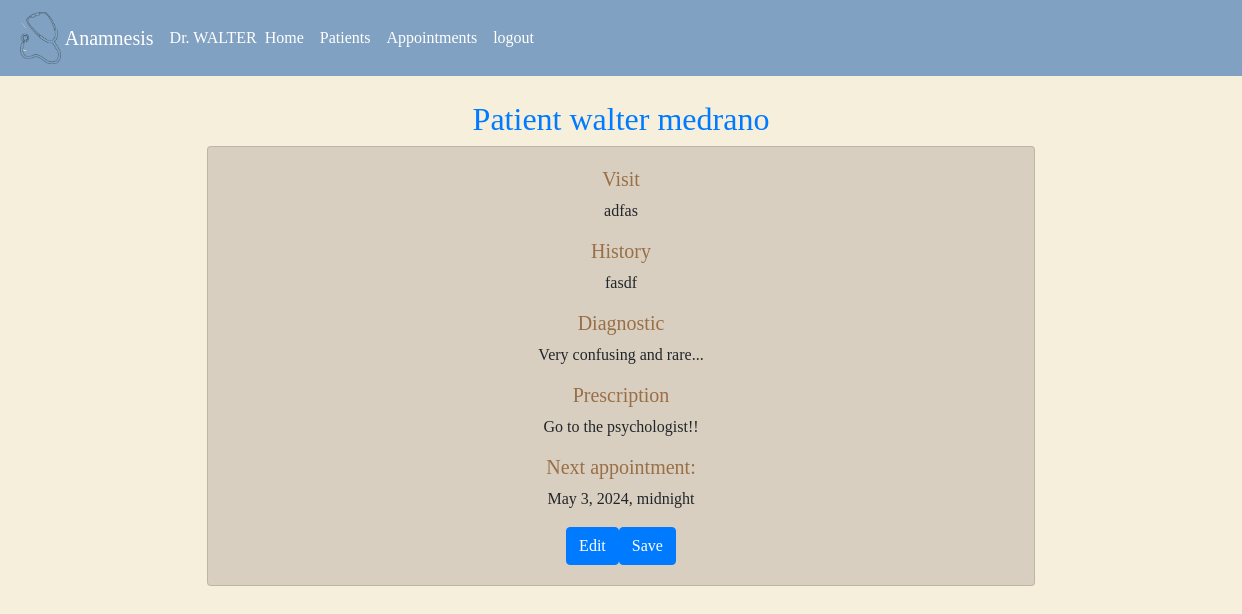
/fileview/3 (signed in), run on the app's committed database.
### anamnesis/models.py (models this page shows)
class User(AbstractUser):
    pass

class Patienthistory(models.Model):
    patient = models.ForeignKey(Patient, on_delete=models.CASCADE, blank=True, null=True, related_name="patient_history")
    date = models.DateTimeField() #date the file was created
    diagnostic =models.CharField(max_length=500, blank=True, null=True)
    history =models.CharField(max_length=500, blank=True, null=True) # Explanation of the symptoms
    prescription = models.CharField(max_length=500, blank=True, null=True)
    visit = models.CharField(max_length=30, blank=True, null=True) # Reason the patient is visiting
    nextappointment = models.DateTimeField(null=True, blank=True)

class Patient(models.Model):
    doctor = models.ForeignKey(User, on_delete=models.CASCADE, blank=True, null=True, related_name="patients")
    name = models.CharField(max_length=25, blank=True)
    lastname = models.CharField(max_length=25, blank=True)
    address = models.CharField(max_length=50, blank=True, null=True)
    city = models.CharField(max_length=30, blank=True, null=True)
    state = models.CharField(max_length=20, blank=True, null=True)
    phonenumber = models.CharField(max_length=15, blank=True, null=True)
    date = models.DateTimeField(null=True)
    def __str__(self):
        return f"Patient {self.name} {self.lastname}"

### anamnesis/views.py (the view)
# urls.py: path("fileview/<int:file_id>", views.fileview, name="fileview"),
def fileview(request, file_id):
    fileofpatient = Patienthistory.objects.get(pk=file_id)
    return render(request, "anamnesis/fileview.html", {
        "fileofpatient": fileofpatient,
    })

### anamnesis/templates/anamnesis/fileview.html (shortened to what this page needs)
{% extends "anamnesis/layout.html" %}
{% load static %}
{% block body %}
{% if user.is_authenticated %}
<a href="{% url 'file' fileofpatient.patient.id%}"><h2 class="mt-4" style="text-align: center;">{{fileofpatient.patient}}</h2></a>
        <div class="card container col-sm-8" style="text-align: center;">
            <div class="card-body">
                <h5 class="card-title mb-2">Visit</h5>
                <p class="card-text">{{fileofpatient.visit}}</p>
                <h5 class="card-subtitletitle mb-2">History</h5>
                <p class="card-text">{{fileofpatient.history}}</p>
                <h5 class="card-title mb-2">Diagnostic</h5>
                <p id="diagnostic_{{fileofpatient.id}}" class="card-text">{{fileofpatient.diagnostic}}</p>
                <h5 class="card-title mb-2">Prescription</h5>
                <p id="prescription_{{fileofpatient.id}}" class="card-text">{{fileofpatient.prescription}}</p>
                <h5 class="card-title mb-2">Next appointment:</h5>
                <p id="nextappointment_{{fileofpatient.id}}" class="card-text">{{fileofpatient.nextappointment}}</p>
                <button type="button" class="btn btn-primary" onclick="edit({{fileofpatient.id}})">Edit</button><button type="button" class="btn btn-primary" onclick="save({{fileofpatient.id}})">Save</button>
            </div>
        </div>
{% else %}
<h1>403  You do not have access. Log in</h1>
{% endif %}
{% endblock %}

### anamnesis/templates/anamnesis/layout.html (shortened to what this page needs)
{% load static %}
<!DOCTYPE html>
<html lang="en">
    <head>
        <link rel="stylesheet" href="https://stackpath.bootstrapcdn.com/bootstrap/4.4.1/css/bootstrap.min.css">
        <link href="{% static 'anamnesis/styles.css' %}" rel="stylesheet">
    </head>
    <body>
        {% if user.is_authenticated %}
            <nav class="navbar navbar-expand-lg navbar-dark">
                <img src="{% static 'anamnesis/images/stethoscope.png' %}" alt="stethoscope" class="img-thumbnail text-center imageNav"> <a class="navbar-brand" href="#">Anamnesis</a>                <a class="nav-item">Dr. {{request.user | upper}}</a>
                <div class="collapse navbar-collapse" id="navbarSupportedContent">
                    <ul class="navbar-nav mr-auto">
                        <li class="nav-item active">
                            <a class="nav-link" href="{% url 'index' %}">Home</a>
                        </li>
                        <li class="nav-item active">
                            <a class="nav-link" href="{% url 'patient' %}">Patients</a>
                        </li>
                        <li class="nav-item active">
                            <a class="nav-link" href="{% url 'appointments' %}">Appointments</a>
                        </li>
                        <li class="nav-item active">
                            <a class="nav-link" href="{% url 'logout' %}">logout</a>
                        </li>
                    </ul>
                </div>
            </nav>
        {% endif %}
        {% block body %}
        {% endblock %}
</html>

### anamnesis/static/anamnesis/styles.css (style rules this page uses)
body { position: relative; background-color: rgb(245, 239, 220); font-family: "Calibri"; }
.card { margin-top: 8px; margin-bottom: 6px; background-color: #d9cfc1; }
h5 { color:#996f47; }
.imageNav { background-color: rgb(128, 161, 193); border: none; width:auto; height: 60px; }
nav { width: 100%; box-sizing: content-box; overflow: scroll; background-color: rgb(128, 161, 193); color: white; }
ul { list-style-type: none; }

### data on the page
User: user "WALTER"
Patienthistory: patient "Patient walter medrano", visit "adfas", history "fasdf", diagnostic "Very confusing and rare...", prescription "Go to the psychologist!!", nextappointment "May 3, 2024, midnight"
